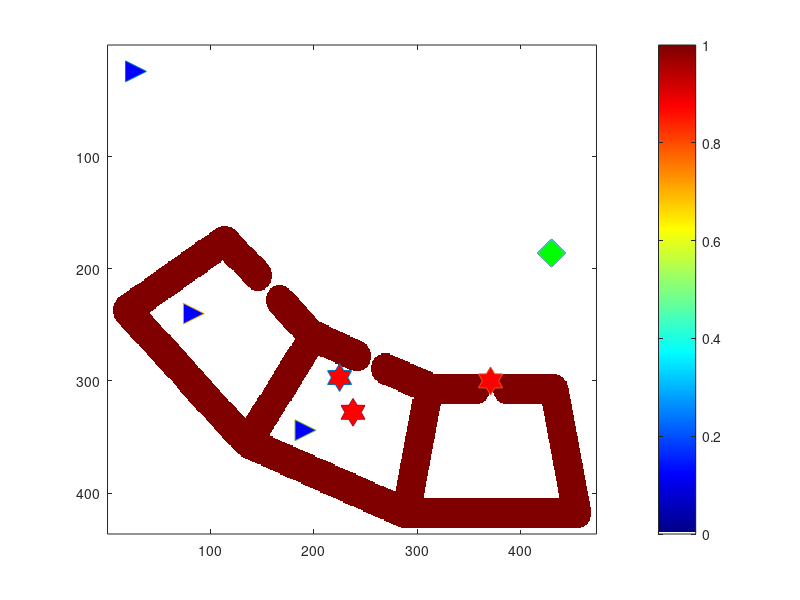

The MATLAB source for this figure: (Note: this script raises an error after producing the figure.)

load('map3.mat');

starts = [28, 84, 192; 24, 240, 344]; %%
goals = [430, 430, 430; 186, 186, 186];
%wayPts = [265, 370, 378, 85, 276; 70, 356, 24, 60, 234];
wayPts = [238, 225, 371; 328, 297, 300];

figure('units','normalized','outerposition',[0 0 1 1]);
myColorMap = jet(256);
myColorMap(1,:) = 1;
imagesc(map'); axis square; colorbar; colormap(myColorMap); hold on;

hold on
for i=1:size(starts,2)
    plot(starts(1,i), starts(2,i), '>','MarkerFaceColor',[0,0,1] ,'MarkerSize', 15);
    plot(goals(1,i), goals(2,i), 'd','MarkerFaceColor',[0,1,0] ,'MarkerSize', 20);
end

for w=1:size(wayPts,2)
    plot(wayPts(1,w), wayPts(2,w), 'h', 'MarkerFaceColor', [1,0,0], 'MarkerSize', 20);
end

[plan] = mex_planner(map, wayPts, starts, goals);

%% If path found %%
if size(plan,3) > 0;
    cols = jet;
    for r = 1:NumRobots
        path_robot = squeeze(plan(r,:,:));
        %% Plot path_robot on map 
        %% assign color to the path 
        col_idx = cols(r,:);
        %for i=1:MaxPathLength 
            %% Map grid coordinates to (x,y)
            plot(path_robot(:,2)+1, path_robot(:,1)+1, '-o', 'LineWidth', 3, 'Color', col_idx);
            %plot(path_robot(i,1)+1, path_robot(i,2)+1, 'LineWidth', 20 ,'Color', col_idx);
        %end
    end
end